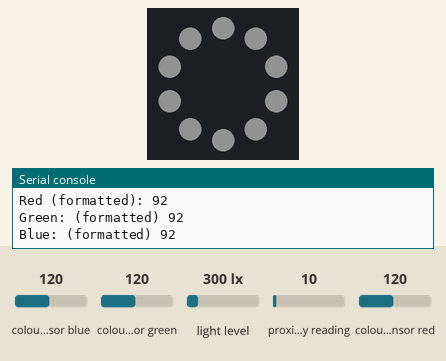
The program below on a simulated Circuit Playground running CircuitPython. Parts: the board's ring of 10 RGB LEDs (number 0 left of the top, counting anticlockwise), the last lines printed to the serial console. The inputs (shaded band) are chosen by the test bench; at power-on: colour sensor blue 120, colour sensor green 120, colour sensor red 120, light level 300 lx, proximity reading 10. Dim RGB values are drawn brighter than linear; library files of the repository ran but are not shown: APDS9960_circuitpython.py.

Above: at 1.2 s.
1.3 s: colour sensor blue set to 5
At 3.1 s:
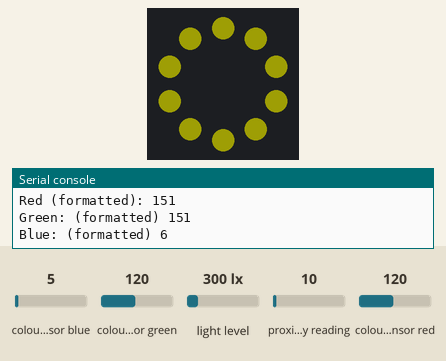
3.5 s: colour sensor green set to 5
At 4.9 s:
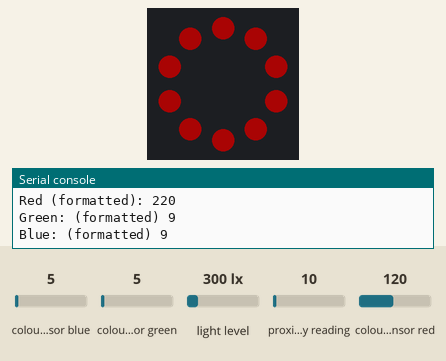
5.5 s: colour sensor blue set to 64
At 6.8 s:
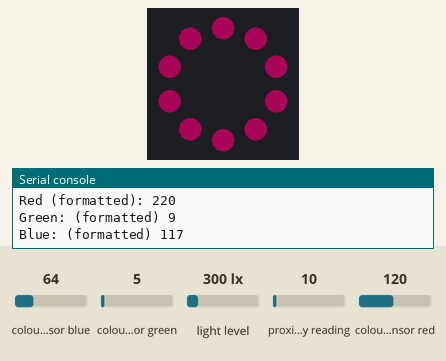
7.5 s: colour sensor red set to 5
At 8.6 s:
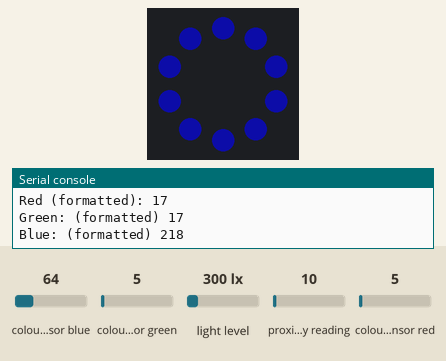
9.5 s: colour sensor green set to 64
At 10.4 s:
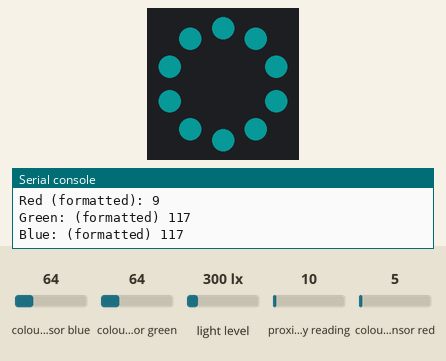
11.5 s: colour sensor green set to 191
At 13.5 s:
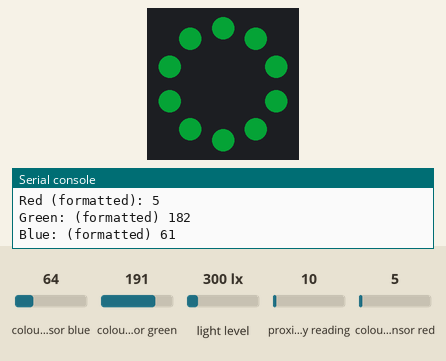
Timing chart, 0 to 14.5 s (numbered marks = the images above; inputs shaded):
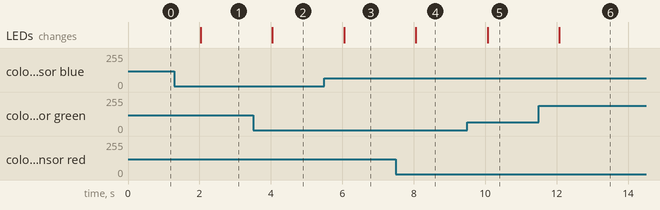

Measured:
- after the input at 1.3 s, the LEDs: change after 0.73 s (image 1)
- after the input at 3.5 s, the LEDs: change after 0.54 s (image 2)
- after the input at 5.5 s, the LEDs: change after 0.55 s (image 3)
- after the input at 7.5 s, the LEDs: change after 0.56 s (image 4)
- after the input at 9.5 s, the LEDs: change after 0.57 s (image 5)
- after the input at 11.5 s, the LEDs: change after 0.58 s (image 6)

The program:

example-rgb-light.py
```python
import board
import busio
import time
import neopixel

from APDS9960_circuitpython import APDS9960

print("Starting APDS9960 Example")

i2c = busio.I2C(board.SCL, board.SDA)
sensor = APDS9960(i2c)
sensor.startColorSensor()

pixels = neopixel.NeoPixel(board.NEOPIXEL, 10, brightness=.2)
pixels.fill((0, 0, 0))
pixels.show()

while True:
  clear, red, green, blue = sensor.getColorReading()
  print("Clear: " + str(clear))
  print("Red: " + str(red))
  print("Green: " + str(green))
  print("Blue: " + str(blue))
  if clear != 0:
    red = round((red / clear) * 255)
    green = round((green / clear) * 255)
    blue = round((blue / clear) * 255)
    print("Red (formatted): " + str(red))
    print("Green: (formatted) " + str(green))
    print("Blue: (formatted) " + str(blue))
    pixels.fill((red, green, blue))
    pixels.show()
  time.sleep(2)
```
